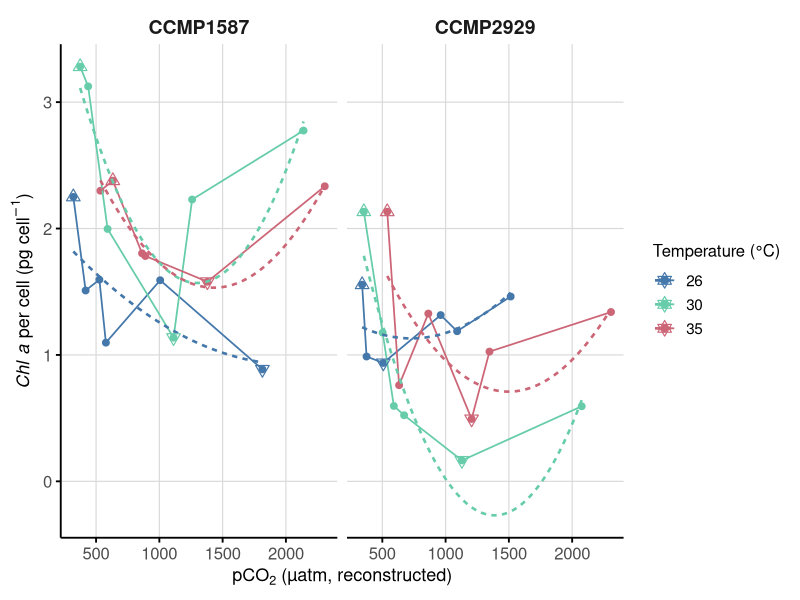
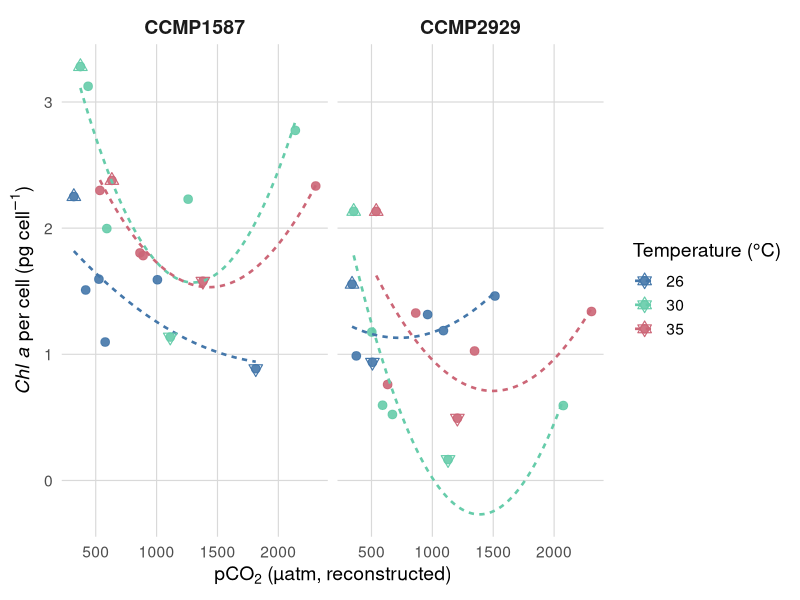
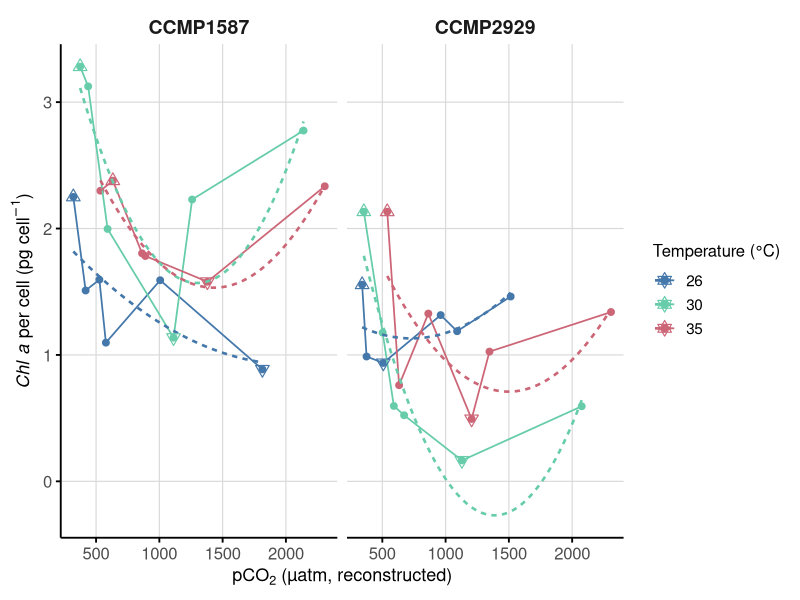

These figures' R source, in order:
# ─────────────────────────────────────────────────────────────────────────────
# 0) Setup
# ─────────────────────────────────────────────────────────────────────────────
setwd("~/Documents/temp/Dissertation/Data")

library(tidyverse)    # ggplot2, dplyr, readr, tidyr, purrr

# Colour palette (fixed order)
temp_levels <- c("26","30","35")
temp_colors <- c("26"="#4477AA","30"="#66CCAA","35"="#CC6677")

# ─────────────────────────────────────────────────────────────────────────────
# 1) Data import & prep
# ─────────────────────────────────────────────────────────────────────────────
df <- read_csv("chla.csv", show_col_types = FALSE) %>%
  mutate(
    temp     = factor(temp, levels = temp_levels),
    genotype = factor(genotype)
  ) %>%
  # keep only rows with all needed fields
  drop_na(pco2_calculated, Chl_a_per_cell_in_picograms, temp, genotype)

# ─────────────────────────────────────────────────────────────────────────────
# 2) Quadratic summaries (descriptive only)
#    Chl ~ poly(pCO2, 2) per genotype × temp, predict on a fine grid
# ─────────────────────────────────────────────────────────────────────────────
quad_preds <- df %>%
  group_by(genotype, temp) %>%
  nest() %>%
  mutate(
    model = map(data, ~ lm(Chl_a_per_cell_in_picograms ~ poly(pco2_calculated, 2),
                           data = .x)),
    grid  = map(data, ~ tibble(pco2_calculated =
                                 seq(min(.x$pco2_calculated),
                                     max(.x$pco2_calculated), length.out = 200))),
    pred  = map2(model, grid, ~ mutate(.y,
                                       fit = as.numeric(predict(.x, newdata = .y))))
  ) %>%
  select(genotype, temp, pred) %>%
  unnest(pred) %>%
  ungroup()

# ─────────────────────────────────────────────────────────────────────────────
# 3) Observed extrema per panel (for text + appendix table)
# ─────────────────────────────────────────────────────────────────────────────
extrema <- df %>%
  group_by(genotype, temp) %>%
  summarise(
    trough_pCO2 = pco2_calculated[which.min(Chl_a_per_cell_in_picograms)],
    trough_Chl  = min(Chl_a_per_cell_in_picograms),
    crest_pCO2  = pco2_calculated[which.max(Chl_a_per_cell_in_picograms)],
    crest_Chl   = max(Chl_a_per_cell_in_picograms),
    .groups = "drop"
  )

# For plotting triangles
crests <- extrema %>%
  transmute(genotype, temp,
            pco2_calculated = crest_pCO2,
            Chl_a_per_cell_in_picograms = crest_Chl)

troughs <- extrema %>%
  transmute(genotype, temp,
            pco2_calculated = trough_pCO2,
            Chl_a_per_cell_in_picograms = trough_Chl)

# ─────────────────────────────────────────────────────────────────────────────
# 4) Figure: points + thin lines + dashed quadratics + crest/trough markers
# ─────────────────────────────────────────────────────────────────────────────
p_chla <- ggplot(df,
                 aes(x = pco2_calculated,
                     y = Chl_a_per_cell_in_picograms,
                     color = temp, group = temp)) +
  geom_point(size = 2) +
  geom_line(linewidth = 0.6) +
  geom_line(data = quad_preds,
            aes(y = fit),
            linewidth = 0.9, linetype = "22") +  # dashed descriptive fit
  # crest (▲) and trough (▼) markers
  geom_point(data = crests, shape = 24, size = 3, stroke = 0.6) +
  geom_point(data = troughs, shape = 25, size = 3, stroke = 0.6) +
  facet_wrap(~ genotype, scales = "fixed") +
  scale_color_manual(name = "Temperature (°C)",
                     values = temp_colors, drop = FALSE) +
  labs(
    x = expression(paste("pCO"[2], " (µatm, reconstructed)")),
    y = expression(paste(italic("Chl"), italic(" a"),
                         " per cell (pg ", cell^{-1}, ")"))
  ) +
  theme_minimal(base_size = 14) +
  theme(
    panel.grid.major = element_line(color = "grey85", linewidth = 0.4),
    panel.grid.minor = element_blank(),
    axis.line        = element_line(color = "black"),
    axis.ticks       = element_line(color = "black"),
    strip.text       = element_text(face = "bold", size = 14),
    strip.background = element_blank(),
    legend.position  = "right",
    legend.title     = element_text(size = 12),
    legend.text      = element_text(size = 11),
    axis.title       = element_text(size = 13),
    axis.text        = element_text(size = 12)
  )

print(p_chla)

# Save high-res export for manuscript
ggsave("Figure_Sx_Chla_per_cell.png", p_chla, width = 7.5, height = 3.6, dpi = 600)

# ─────────────────────────────────────────────────────────────────────────────
# 5) Write appendix table (CSV) with crests/troughs
# ─────────────────────────────────────────────────────────────────────────────
write_csv(extrema, "Table_Sx_Chla_extrema.csv")

# (Optional) show table in console
extrema

p_chla_clean <- ggplot(df,
                       aes(x = pco2_calculated,
                           y = Chl_a_per_cell_in_picograms,
                           color = temp)) +
  geom_point(size = 2.6, alpha = 0.9) +                  # points only
  geom_line(data = quad_preds,
            aes(y = fit, group = interaction(genotype, temp)),
            linewidth = 0.9, linetype = "22") +          # dashed descriptive fit
  geom_point(data = crests,  shape = 24, size = 3, stroke = 0.6, fill = NA) +
  geom_point(data = troughs, shape = 25, size = 3, stroke = 0.6, fill = NA) +
  facet_wrap(~ genotype, scales = "fixed") +
  scale_color_manual("Temperature (°C)", values = temp_colors, drop = FALSE) +
  labs(
    x = expression(paste("pCO"[2], " (µatm, reconstructed)")),
    y = expression(paste(italic("Chl"), italic(" a"), " per cell (pg ", cell^{-1}, ")"))
  ) +
  theme_minimal(base_size = 14) +
  theme(
    panel.grid.major = element_line(color = "grey85", linewidth = 0.4),
    panel.grid.minor = element_blank(),
    strip.text       = element_text(face = "bold", size = 14),
    legend.position  = "right"
  )

print(p_chla_clean)




